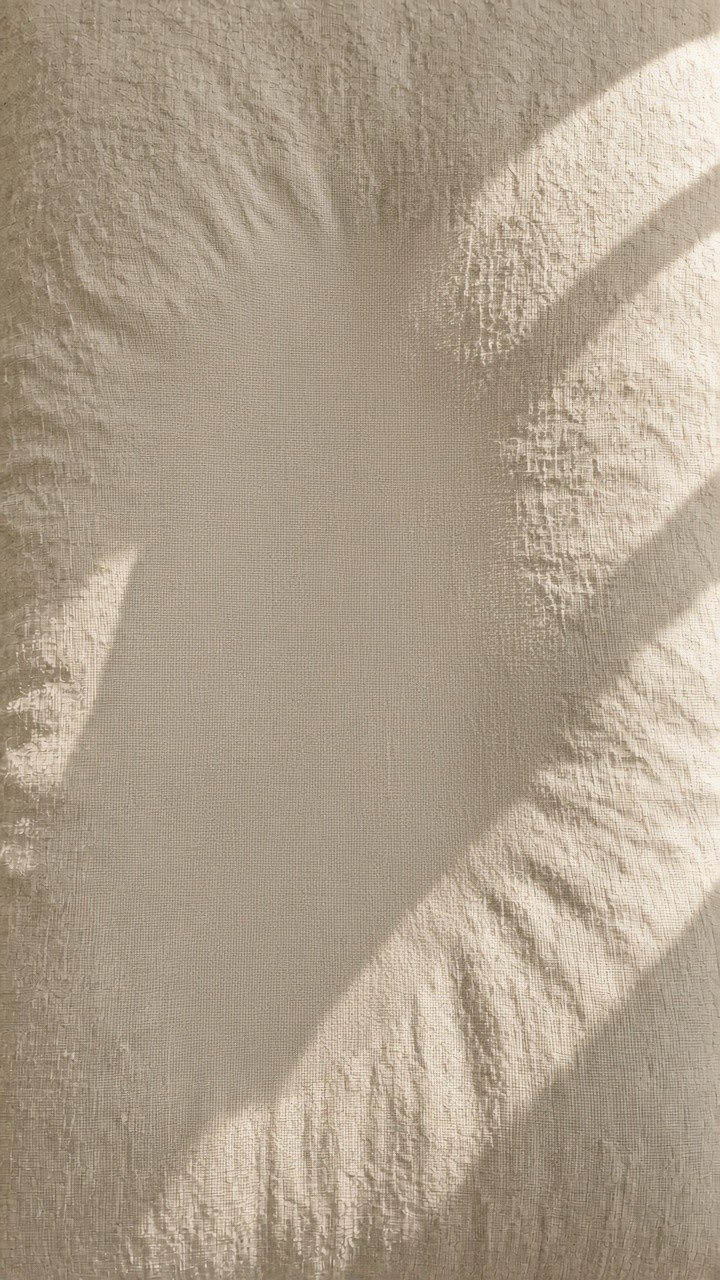
#> input picture PurrPat/Resources/Plates/cushion.jpg, 720 x 1280 px; its folder holds 6 pictures in this run
$ python make_plate_masks.py
#> lines starting #> are read from the running program, lines starting #| are printed output that depends on the picture; after the words box and inside, x2 and y2 are one past the last pixel; in counts of white or black regions, pixels touching at a corner belong together
#!/usr/bin/env python3
"""Cut a cat out of a cushion plate.

Drop a new coat in as plate-<name>.jpg next to cushion.jpg (same 720x1280
overhead pose) and run:

    python3 tools/make_plate_masks.py

The script writes mask-<name>.png, a rim-lit plate-<name>.jpg, and a circular
swatch-<name>.png. The matte is a smoothed, eroded silhouette with a short
feather. Edge pixels are relit to the shared cushion so a coat's own brighter
fabric cannot show as a pale jagged outline.
"""

import argparse
from pathlib import Path

import cv2
import numpy as np

ROOT = Path(__file__).resolve().parents[1] / "PurrPat" / "Resources" / "Plates"
LIGHT = {"white", "ragdoll", "siamese", "silvertabby"}


def largest(mask: np.ndarray) -> np.ndarray:
    count, labels, stats, _ = cv2.connectedComponentsWithStats(mask.astype(np.uint8), 8)
    if count <= 1:
        return mask.astype(np.uint8)
    index = 1 + int(np.argmax(stats[1:, cv2.CC_STAT_AREA]))
    return (labels == index).astype(np.uint8)


def fill_small_holes(mask: np.ndarray, max_area: int = 1800) -> np.ndarray:
    inverse = (1 - mask).astype(np.uint8)
    count, labels, stats, _ = cv2.connectedComponentsWithStats(inverse, 8)
    out = mask.copy()
    height, width = mask.shape
    for index in range(1, count):
        x, y, w, h, area = stats[index]
        if x == 0 or y == 0 or x + w >= width or y + h >= height:
            continue
        if area <= max_area:
            out[labels == index] = 1
    return out


def segment_diff(cat: np.ndarray, empty: np.ndarray, core_t: float, fringe_t: float, fringe_px: float) -> np.ndarray:
    diff = cv2.absdiff(cat, empty).max(axis=2).astype(np.float32)
    diff = cv2.GaussianBlur(diff, (0, 0), 0.7)
    core = (diff > core_t).astype(np.uint8)
    small = cv2.getStructuringElement(cv2.MORPH_ELLIPSE, (3, 3))
    close = cv2.getStructuringElement(cv2.MORPH_ELLIPSE, (5, 5))
    core = cv2.morphologyEx(core, cv2.MORPH_OPEN, small, iterations=1)
    core = cv2.morphologyEx(core, cv2.MORPH_CLOSE, close, iterations=1)
    core = largest(core)
    core = fill_small_holes(core)
    distance = cv2.distanceTransform((1 - core).astype(np.uint8), cv2.DIST_L2, 3)
    fringe = ((distance > 0) & (distance <= fringe_px) & (diff > fringe_t)).astype(np.uint8)
    mask = largest(np.clip(core + fringe, 0, 1).astype(np.uint8))
    # Pale bellies fail the threshold but are enclosed by fur. The cushion itself touches the frame, so it is not filled.
    mask = fill_small_holes(mask, 10**9)
    return largest(mask)


def lighting_diff(cat: np.ndarray, empty: np.ndarray, outside: np.ndarray) -> np.ndarray:
    cat_f = cat.astype(np.float32)
    empty_f = empty.astype(np.float32)
    height, width = cat.shape[:2]
    small = (width // 4, height // 4)
    weight = cv2.resize(outside.astype(np.float32), small, interpolation=cv2.INTER_AREA)
    gain = np.ones_like(cat_f)
    for channel in range(3):
        num = cv2.GaussianBlur(cv2.resize(cat_f[:, :, channel] * outside, small, interpolation=cv2.INTER_AREA), (0, 0), 8)
        den = cv2.GaussianBlur(cv2.resize(empty_f[:, :, channel] * outside, small, interpolation=cv2.INTER_AREA), (0, 0), 8)
        blurred = cv2.GaussianBlur(weight, (0, 0), 8) + 1e-3
        fitted = np.clip((num / blurred) / (den / blurred + 1e-3), 0.5, 2.2)
        gain[:, :, channel] = cv2.resize(fitted, (width, height), interpolation=cv2.INTER_LINEAR)
    corrected = np.clip(empty_f * gain, 0, 255)
    return np.abs(cat_f - corrected).max(axis=2)


def segment_calico(cat: np.ndarray, empty: np.ndarray, black_mask: np.ndarray) -> np.ndarray:
    """The shared pose, grown a few pixels. A texture edge was cutting the right flank into bites and a hard clip."""
    del cat, empty
    grown = cv2.dilate(black_mask, cv2.getStructuringElement(cv2.MORPH_ELLIPSE, (13, 13)))
    soft = cv2.GaussianBlur(grown.astype(np.float32), (0, 0), 1.4)
    return largest((soft > 0.5).astype(np.uint8))


def refine(binary: np.ndarray, erode_px: int = 3, feather: float = 2.6) -> tuple[np.ndarray, np.ndarray]:
    """Round the contour, drop the cushion fringe, and feather inside the fur."""
    soft = cv2.GaussianBlur(binary.astype(np.float32), (0, 0), 2.2)
    smooth = largest((soft > 0.55).astype(np.uint8))
    smooth = fill_small_holes(smooth, 2000)
    kernel = cv2.getStructuringElement(cv2.MORPH_ELLIPSE, (3, 3))
    tight = largest(cv2.erode(smooth, kernel, iterations=erode_px))
    if int(tight.sum()) < 1000:
        tight = smooth
    distance = cv2.distanceTransform(tight, cv2.DIST_L2, 5)
    alpha = np.clip(distance / feather, 0.0, 1.0)
    # A sub-pixel blur removes the stair-step the distance field inherits from the grid.
    alpha = cv2.GaussianBlur(alpha, (0, 0), 0.7)
    alpha = np.where(cv2.distanceTransform((1 - tight).astype(np.uint8), cv2.DIST_L2, 3) > feather + 1.5, 0.0, alpha)
    return tight, np.clip(alpha, 0.0, 1.0).astype(np.float32)


def match_edge_light(plate: np.ndarray, cushion: np.ndarray, tight: np.ndarray, alpha: np.ndarray) -> np.ndarray:
    """Relight the outer fur to the shared cushion, and replace the plate's own fabric outside the matte."""
    distance = cv2.distanceTransform(tight, cv2.DIST_L2, 5)
    background = cv2.inpaint(plate, (tight * 255).astype(np.uint8), 8, cv2.INPAINT_TELEA).astype(np.float32)
    destination = cv2.GaussianBlur(cushion.astype(np.float32), (0, 0), 14)
    source = cv2.GaussianBlur(background, (0, 0), 14) + 1.0
    gain = np.clip(destination / source, 0.7, 1.15)
    weight = np.clip((7.0 - distance) / 7.0, 0.0, 1.0) * (tight == 1)
    fur = plate.astype(np.float32)
    corrected = np.clip(fur * gain, 0, 255)
    lit = fur * (1.0 - weight[..., None]) + corrected * weight[..., None]
    # Anything the matte does not cover is the shared cushion, so a soft sample cannot reveal the plate fabric.
    lit = np.where(alpha[..., None] > 0.01, lit, cushion.astype(np.float32))
    return lit.astype(np.uint8)


def swatch(plate: np.ndarray) -> np.ndarray:
    height, width = plate.shape[:2]
    cx, cy, radius = int(0.50 * width), int(0.46 * height), 54
    crop = cv2.resize(plate[cy - radius : cy + radius, cx - radius : cx + radius], (128, 128))
    yy, xx = np.mgrid[0:128, 0:128]
    circle = (xx - 64) ** 2 + (yy - 64) ** 2 <= 62 ** 2
    image = np.zeros((128, 128, 4), np.uint8)
    image[circle, :3] = crop[circle]
    image[circle, 3] = 255
    return image


def main() -> None:
    parser = argparse.ArgumentParser()
    parser.add_argument("--dir", type=Path, default=ROOT)
    args = parser.parse_args()
    folder = args.dir
    empty = cv2.imread(str(folder / "cushion.jpg"))
#> empty is the input picture: shape (1280, 720, 3); mean B, G, R 140.3, 159.2, 173.5
    if empty is None:
        raise SystemExit(f"missing {folder / 'cushion.jpg'}")
    plates = sorted(folder.glob("plate-*.jpg"))
    if not plates:
        raise SystemExit(f"no plate-*.jpg in {folder}")

    black = cv2.imread(str(folder / "plate-black.jpg"))
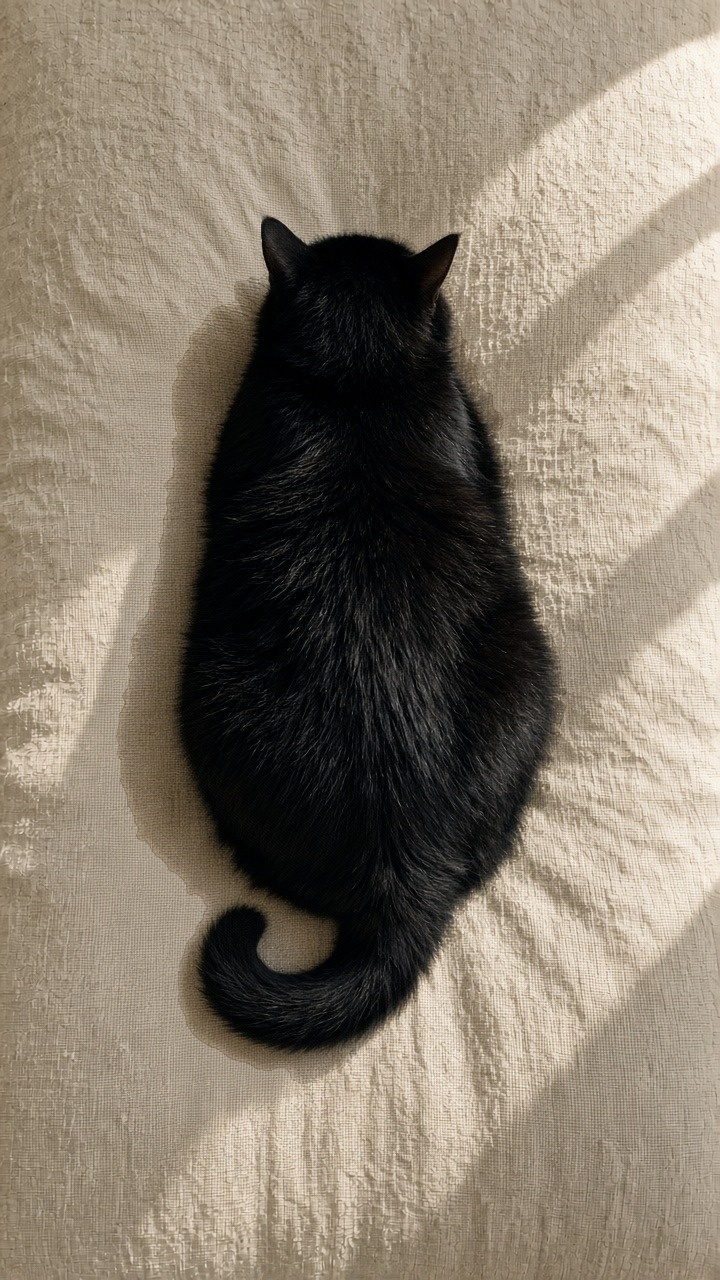
#> input picture PurrPat/Resources/Plates/plate-black.jpg, 720 x 1280 px
#> black is the input picture: shape (1280, 720, 3); mean B, G, R 108.4, 123.1, 134.1
    black_mask = segment_diff(black, empty, 46, 16, 4) if black is not None else None
#> in segment_diff, `core = (diff > core_t).astype(np.uint8)`: core: shape (1280, 720); values 0 (black) and 1 (white), 28% white; 160 white regions (159 under 20 px), largest, box (x1, y1, x2, y2) and area: (123, 215, 562, 1079) 257777
#> in segment_diff, `core = cv2.morphologyEx(core, cv2.MORPH_OPEN, small, iterations=1)`: core: shape (1280, 720); values 0 (black) and 1 (white), 27.8% white; 17 white regions (16 under 20 px), largest, box (x1, y1, x2, y2) and area: (125, 215, 561, 1079) 256302
#> in segment_diff, `core = cv2.morphologyEx(core, cv2.MORPH_CLOSE, close, iterations=1)`:
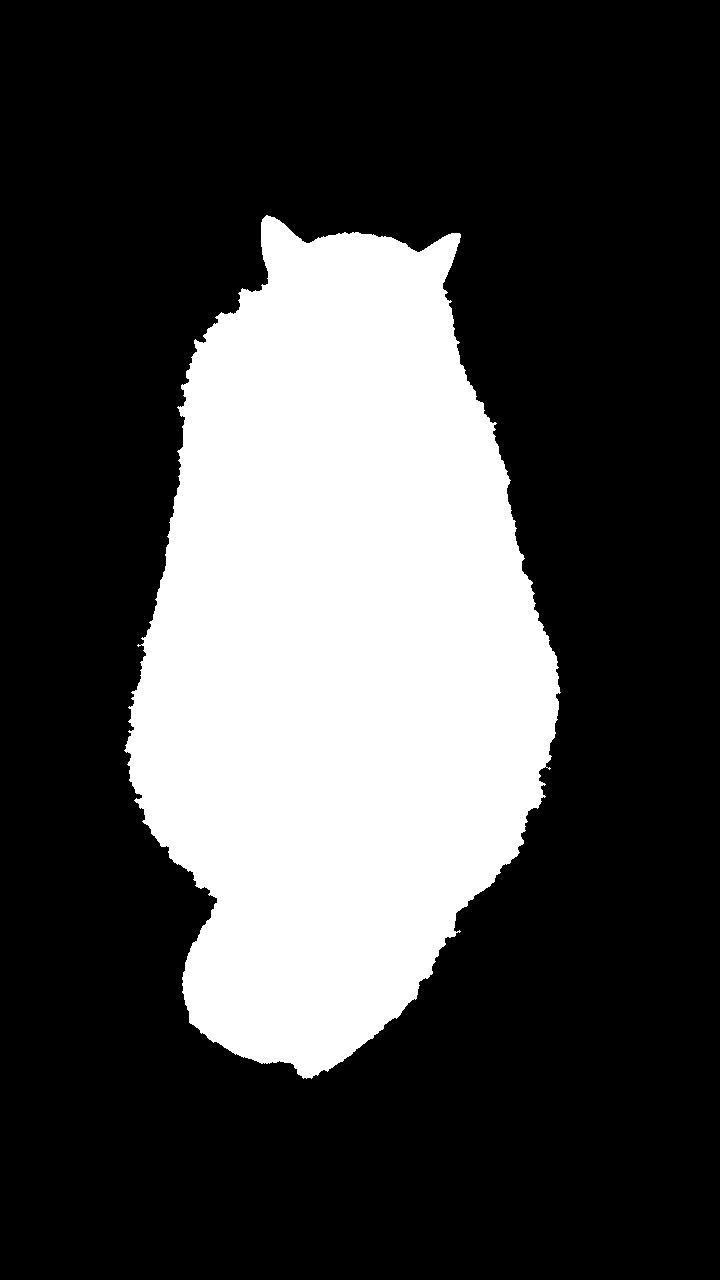
#> core: shape (1280, 720); values 0 (black) and 1 (white), 28% white; 1 white region, box (x1, y1, x2, y2) and area: (124, 215, 561, 1079) 258042
#> in largest, `count, labels, stats, _ = cv2.connectedComponentsWithStats(mask.astype..`: count = 2; stats = [[0, 0, 720, 1280, 663558], [124, 215, 437, 864, 258042]]
#> in largest, `index = 1 + int(np.argmax(stats[1:, cv2.CC_STAT_AREA]))`: index = 1
#> in fill_small_holes, `count, labels, stats, _ = cv2.connectedComponentsWithStats(inverse, 8)`: count = 2; stats = [[124, 215, 437, 864, 258042], [0, 0, 720, 1280, 663558]]
#> the loop in fill_small_holes, `for index in range(1, count):` made 1 pass
#> in segment_diff, `fringe = ((distance > 0) & (distance <= fringe_px) & (diff > fringe_t)..`: fringe: shape (1280, 720); values 0 (black) and 1 (white), 0.93% white; 7 white regions (4 under 20 px), largest, box (x1, y1, x2, y2) and area: (120, 229, 565, 1083) 8436, (275, 217, 307, 243) 73, (260, 215, 266, 239) 30
#> in largest (call 2), `count, labels, stats, _ = cv2.connectedComponentsWithStats(mask.astype..`: labels: shape (1280, 720) int32; 3 distinct labels, from 0 to 2
#> in largest (call 2), `return (labels == index).astype(np.uint8)`: returned value: shape (1280, 720); values 0 (black) and 1 (white), 28.9% white; 1 white region, box (x1, y1, x2, y2) and area: (120, 215, 565, 1083) 266587
#> call 2 of fill_small_holes, with max_area = 1000000000
#> in fill_small_holes (call 2), `count, labels, stats, _ = cv2.connectedComponentsWithStats(inverse, 8)`:
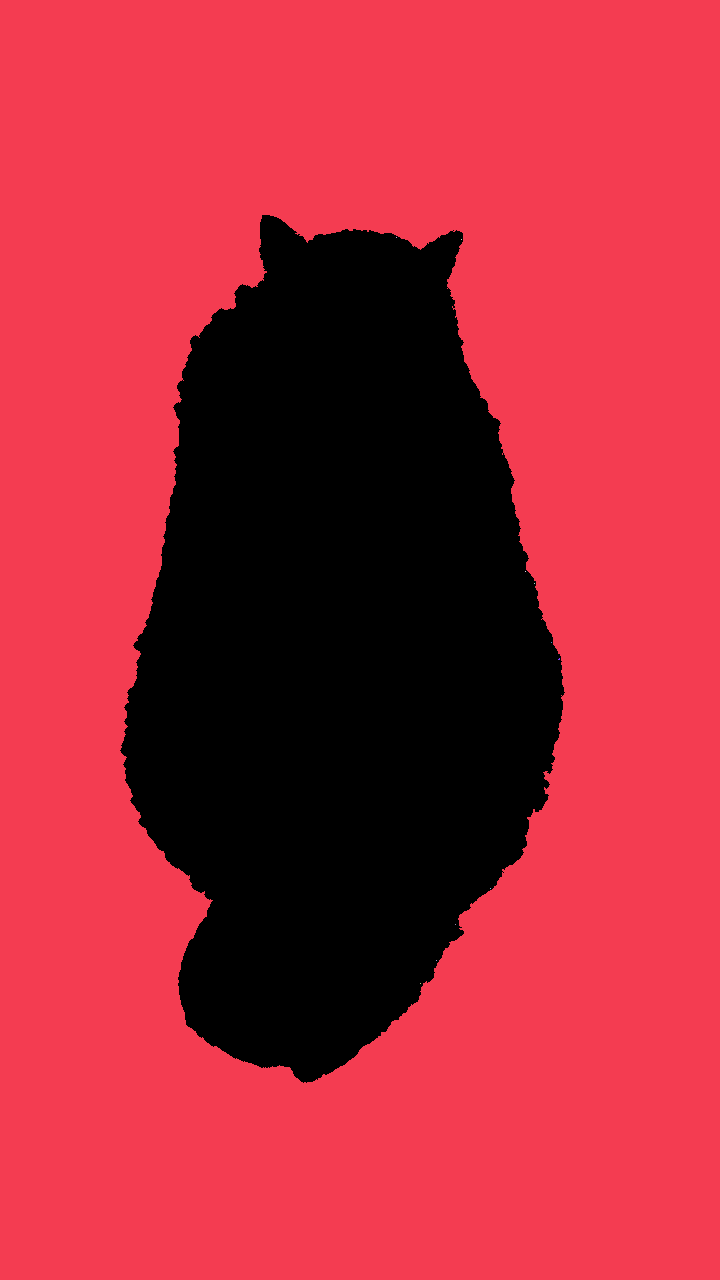
#> labels: shape (1280, 720) int32; 12 distinct labels, from 0 to 11; one colour per label, 0 black
#> in fill_small_holes (call 2), `count, labels, stats, _ = cv2.connectedComponentsWithStats(inverse, 8)`: count = 12; stats = [[120, 215, 445, 868, 266587], [0, 0, 720, 1280, 655001], [396, 237, 1, 1, 1], [461, 239, 1, 1, 1], [525, 571, 1, 1, 1], [534, 583, 1, 1, 1], [551, 642, 1, 1, 1], [558, 658, 2, 2, 3], [490, 888, 1, 1, 1], [455, 924, 1, 1, 1], [436, 960, 1, 1, 1], [420, 983, 1, 1, 1]]
#> the loop in fill_small_holes (call 2), `for index in range(1, count):` made 11 passes
#> after the loop in fill_small_holes (call 2), `for index in range(1, count):`: out: shape (1280, 720); values 0 (black) and 1 (white), 28.9% white; 1 white region, box (x1, y1, x2, y2) and area: (120, 215, 565, 1083) 266599

    for path in plates:
        name = path.stem.removeprefix("plate-")
        cat = cv2.imread(str(path))
        if name == "calico" and black_mask is not None:
            binary = segment_calico(cat, empty, black_mask)
        elif name in LIGHT:
            binary = segment_diff(cat, empty, 26, 13, 5)
        else:
            binary = segment_diff(cat, empty, 40, 16, 5)
#> in segment_diff (call 2), `core = (diff > core_t).astype(np.uint8)`: core: shape (1280, 720); values 0 (black) and 1 (white), 28.4% white; 145 white regions (143 under 20 px), largest, box (x1, y1, x2, y2) and area: (120, 215, 564, 1082) 261393, (526, 553, 530, 564) 21
#> in segment_diff (call 2), `core = cv2.morphologyEx(core, cv2.MORPH_OPEN, small, iterations=1)`: core: shape (1280, 720); values 0 (black) and 1 (white), 28.2% white; 10 white regions (9 under 20 px), largest, box (x1, y1, x2, y2) and area: (121, 215, 562, 1080) 260228
#> in segment_diff (call 2), `core = cv2.morphologyEx(core, cv2.MORPH_CLOSE, close, iterations=1)`: core: shape (1280, 720); values 0 (black) and 1 (white), 28.4% white; 1 white region, box (x1, y1, x2, y2) and area: (121, 215, 562, 1080) 261452
#> in segment_diff (call 2), `fringe = ((distance > 0) & (distance <= fringe_px) & (diff > fringe_t)..`: fringe: shape (1280, 720); values 0 (black) and 1 (white), 0.98% white; 10 white regions (4 under 20 px), largest, box (x1, y1, x2, y2) and area: (116, 247, 533, 1084) 6006, (443, 230, 567, 791) 2475, (308, 229, 445, 252) 387, (535, 787, 549, 812) 95, (275, 217, 307, 243) 64, (260, 215, 266, 239) 30
#> in largest (call 5), `count, labels, stats, _ = cv2.connectedComponentsWithStats(mask.astype..`: labels: shape (1280, 720) int32; values 0 (black) and 1 (white), 29.4% white; 1 white region, box (x1, y1, x2, y2) and area: (116, 215, 567, 1084) 270516
#> in fill_small_holes (call 4), `count, labels, stats, _ = cv2.connectedComponentsWithStats(inverse, 8)`: labels: shape (1280, 720) int32; 18 distinct labels, from 0 to 17
#> in fill_small_holes (call 4), `count, labels, stats, _ = cv2.connectedComponentsWithStats(inverse, 8)`: count = 18; stats = 18 rows, first 6: [116, 215, 451, 869, 270516], [0, 0, 720, 1280, 651064], [396, 237, 1, 1, 1], [461, 239, 1, 1, 1], [447, 288, 1, 1, 1], [502, 453, 1, 2, 2]
#> after the loop in fill_small_holes (call 4), `for index in range(1, count):`: out: shape (1280, 720); values 0 (black) and 1 (white), 29.4% white; 1 white region, box (x1, y1, x2, y2) and area: (116, 215, 567, 1084) 270536
        # Light fur is already close to the cloth, so erode less or the body opens up.
        if name == "calico":
            tight, alpha = refine(binary, erode_px=1, feather=3.2)
        else:
            tight, alpha = refine(binary, erode_px=2 if name in LIGHT else 3)
#> in largest (call 7), `count, labels, stats, _ = cv2.connectedComponentsWithStats(mask.astype..`: labels: shape (1280, 720) int32; values 0 (black) and 1 (white), 29.3% white; 1 white region, box (x1, y1, x2, y2) and area: (117, 215, 566, 1084) 269910
#> in largest (call 8), `count, labels, stats, _ = cv2.connectedComponentsWithStats(mask.astype..`: labels: shape (1280, 720) int32; values 0 (black) and 1 (white), 28.6% white; 1 white region, box (x1, y1, x2, y2) and area: (120, 218, 563, 1081) 263649
        cleaned = match_edge_light(cat, empty, tight, alpha)
#> in match_edge_light, `weight = np.clip((7.0 - distance) / 7.0, 0.0, 1.0) * (tight == 1)`:
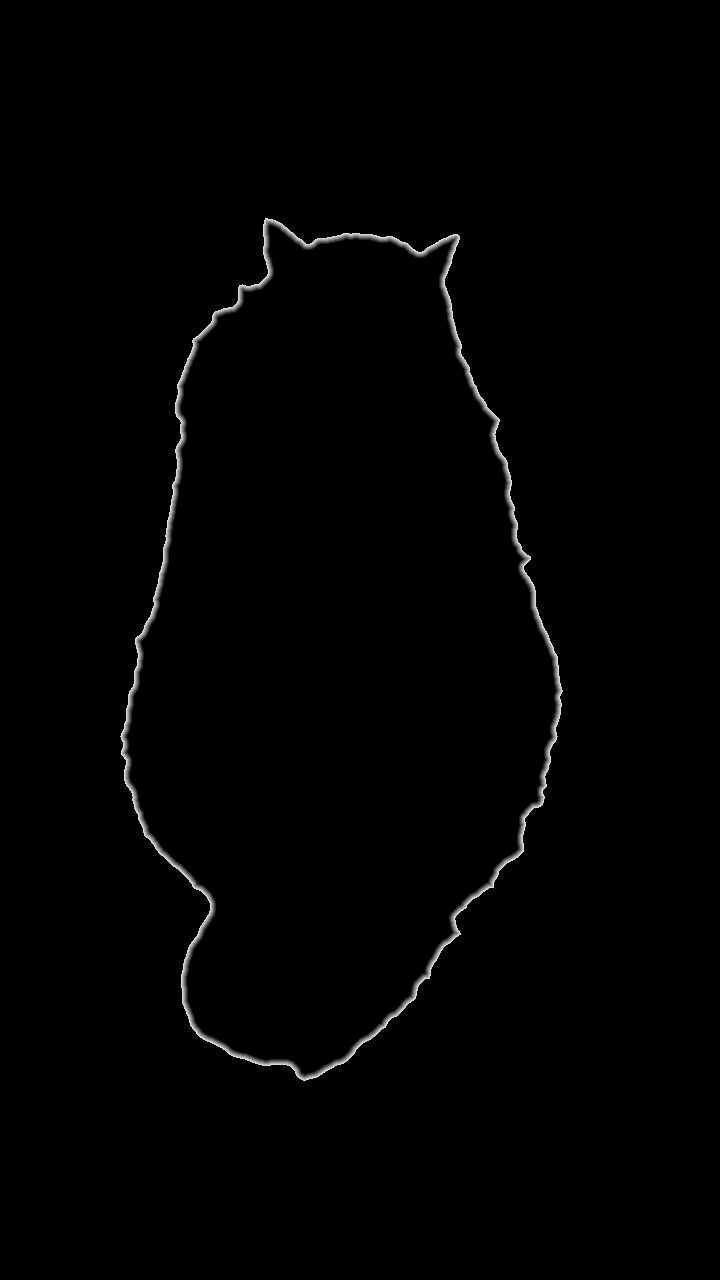
#> weight: shape (1280, 720) float32; min 0, max 0.857, mean 0.00777
        cv2.imwrite(str(folder / f"mask-{name}.png"), (alpha * 255.0).astype(np.uint8))
        cv2.imwrite(str(folder / f"plate-{name}.jpg"), cleaned, [int(cv2.IMWRITE_JPEG_QUALITY), 95])
        cv2.imwrite(str(folder / f"swatch-{name}.png"), swatch(cleaned))
        print(f"{name:12} {(alpha > 0.2).mean():.3f}")
#| black        0.286


if __name__ == "__main__":
    main()
